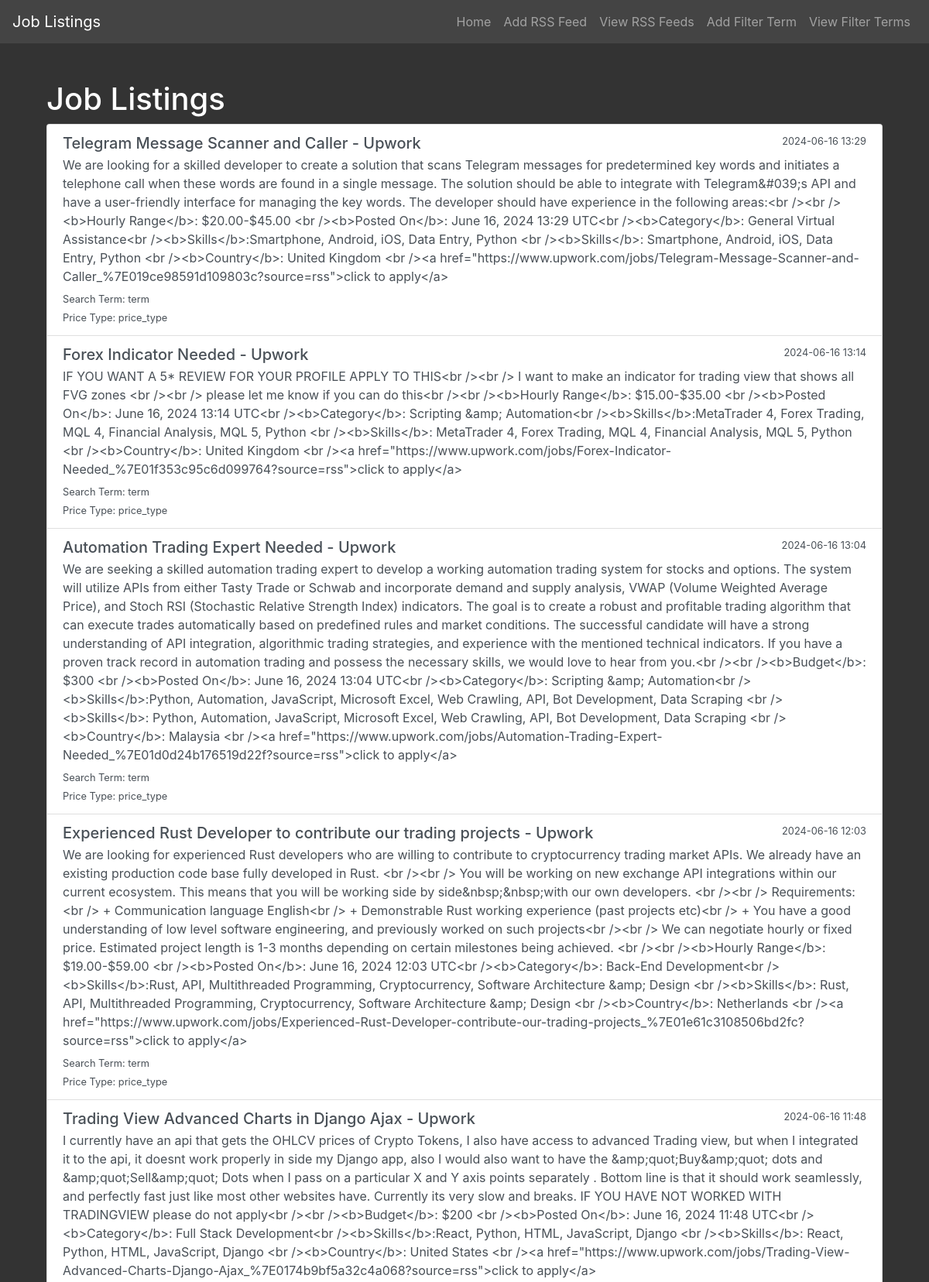
The page / (upper part) on the database its author committed.
### main.py (models this page shows, shortened)
class JobListing(db.Model):
    id = db.Column(db.Integer, primary_key=True)
    job_title = db.Column(db.String(1500), unique=True, nullable=False)
    job_summary = db.Column(db.String(5000), nullable=False)
    job_published = db.Column(db.DateTime, nullable=False)
    job_search_term = db.Column(db.String(5000), nullable=False)
    job_price_type = db.Column(db.String(5000), nullable=False)

### main.py (the view)
@app.route('/')
def display_jobs():
    jobs = JobListing.query.order_by(JobListing.job_published.desc()).all()
    return render_template('index.html', jobs=jobs)

### templates/index.html (shortened to what this page needs)
{% extends "base.html" %}
{% block content %}
<div class="container">
    <h1 class="mt-5">Job Listings</h1>
    {% if jobs %}
        <div class="list-group">
            {% for job in jobs %}
                <a href="#" class="list-group-item list-group-item-action flex-column align-items-start">
                    <div class="d-flex w-100 justify-content-between">
                        <h5 class="mb-1">{{ job.job_title }}</h5>
                        <small>{{ job.job_published.strftime('%Y-%m-%d %H:%M') }}</small>
                    </div>
                    <p class="mb-1">{{ job.job_summary }}</p>
                    <small>Search Term: {{ job.job_search_term }}</small>
                    <br>
                    <small>Price Type: {{ job.job_price_type }}</small>
                </a>
            {% endfor %}
        </div>
    {% else %}
        <p class="mt-3">No job listings available.</p>
    {% endif %}
</div>
{% endblock %}

### templates/base.html (style rules this page uses)
body { background-color: #333; color: #fff; }
a { color: #ddd; }

### rows shown on the page
JobListing: job_title "Telegram Message Scanner and Caller - Upwork", job_published "2024-06-16 13:29", job_summary "We are looking for a skilled developer to create a solution that scans Telegram messages for predetermined key words and initiates a telephone call when these words are found in a single message. The solution should be able to integrate with Telegram&#039;s API and have a user-friendly interface for managing the key words. The developer should have experience in the following areas:<br /><br /><b>Hourly Range</b>: $20.00-$45.00 <br /><b>Posted On</b>: June 16, 2024 13:29 UTC<br /><b>Category</b>: General Virtual Assistance<br /><b>Skills</b>:Smartphone, Android, iOS, Data Entry, Python <br /><b>Skills</b>: Smartphone, Android, iOS, Data Entry, Python <br /><b>Country</b>: United Kingdom <br…", job_search_term "term", job_price_type "price_type"
JobListing: job_title "Forex Indicator Needed - Upwork", job_published "2024-06-16 13:14", job_summary "IF YOU WANT A 5* REVIEW FOR YOUR PROFILE APPLY TO THIS<br /><br /> I want to make an indicator for trading view that shows all FVG zones <br /><br /> please let me know if you can do this<br /><br /><b>Hourly Range</b>: $15.00-$35.00 <br /><b>Posted On</b>: June 16, 2024 13:14 UTC<br /><b>Category</b>: Scripting &amp; Automation<br /><b>Skills</b>:MetaTrader 4, Forex Trading, MQL 4, Financial Analysis, MQL 5, Python <br /><b>Skills</b>: MetaTrader 4, Forex Trading, MQL 4, Financial Analysis, MQL 5, Python <br /><b>Country</b>: United Kingdom <br /><a href=\"https://www.upwork.com/jobs/Forex-Indicator-Needed_%7E01f353c95c6d099764?source=rss\">click to apply</a>", job_search_term "term", job_price_type "price_type"
JobListing: job_title "Automation Trading Expert Needed - Upwork", job_published "2024-06-16 13:04", job_summary "We are seeking a skilled automation trading expert to develop a working automation trading system for stocks and options. The system will utilize APIs from either Tasty Trade or Schwab and incorporate demand and supply analysis, VWAP (Volume Weighted Average Price), and Stoch RSI (Stochastic Relative Strength Index) indicators. The goal is to create a robust and profitable trading algorithm that can execute trades automatically based on predefined rules and market conditions. The successful candidate will have a strong understanding of API integration, algorithmic trading strategies, and experience with the mentioned technical indicators. If you have a proven track record in automation…", job_search_term "term", job_price_type "price_type"
JobListing: job_title "Experienced Rust Developer to contribute our trading projects - Upwork", job_published "2024-06-16 12:03", job_summary "We are looking for experienced Rust developers who are willing to contribute to cryptocurrency trading market APIs. We already have an existing production code base fully developed in Rust. <br /><br /> You will be working on new exchange API integrations within our current ecosystem. This means that you will be working side by side&nbsp;&nbsp;with our own developers. <br /><br /> Requirements:<br /> + Communication language English<br /> + Demonstrable Rust working experience (past projects etc)<br /> + You have a good understanding of low level software engineering, and previously worked on such projects<br /><br /> We can negotiate hourly or fixed price. Estimated project length is 1-3…", job_search_term "term", job_price_type "price_type"
JobListing: job_title "Trading View Advanced Charts in Django Ajax - Upwork", job_published "2024-06-16 11:48", job_summary "I currently have an api that gets the OHLCV prices of Crypto Tokens, I also have access to advanced Trading view, but when I integrated it to the api, it doesnt work properly in side my Django app, also I would also want to have the &amp;quot;Buy&amp;quot; dots and &amp;quot;Sell&amp;quot; Dots when I pass on a particular X and Y axis points separately . Bottom line is that it should work seamlessly, and perfectly fast just like most other websites have. Currently its very slow and breaks. IF YOU HAVE NOT WORKED WITH TRADINGVIEW please do not apply<br /><br /><b>Budget</b>: $200 <br /><b>Posted On</b>: June 16, 2024 11:48 UTC<br /><b>Category</b>: Full Stack Development<br…"
